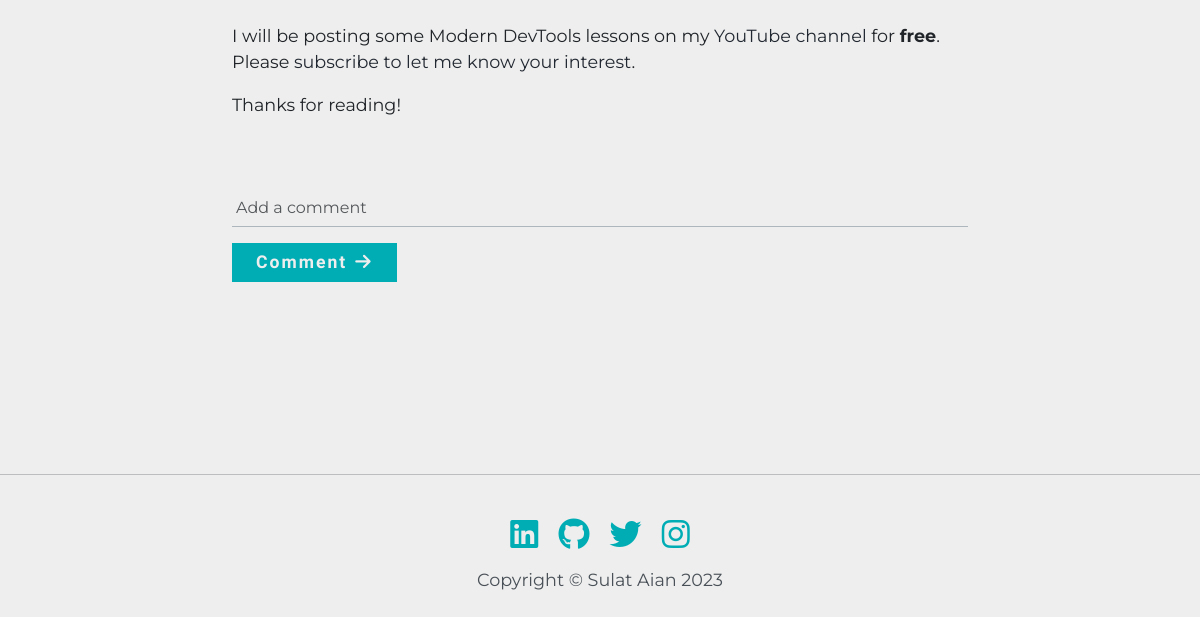
Page /view-post/5 (lower part) on the earlier database version.
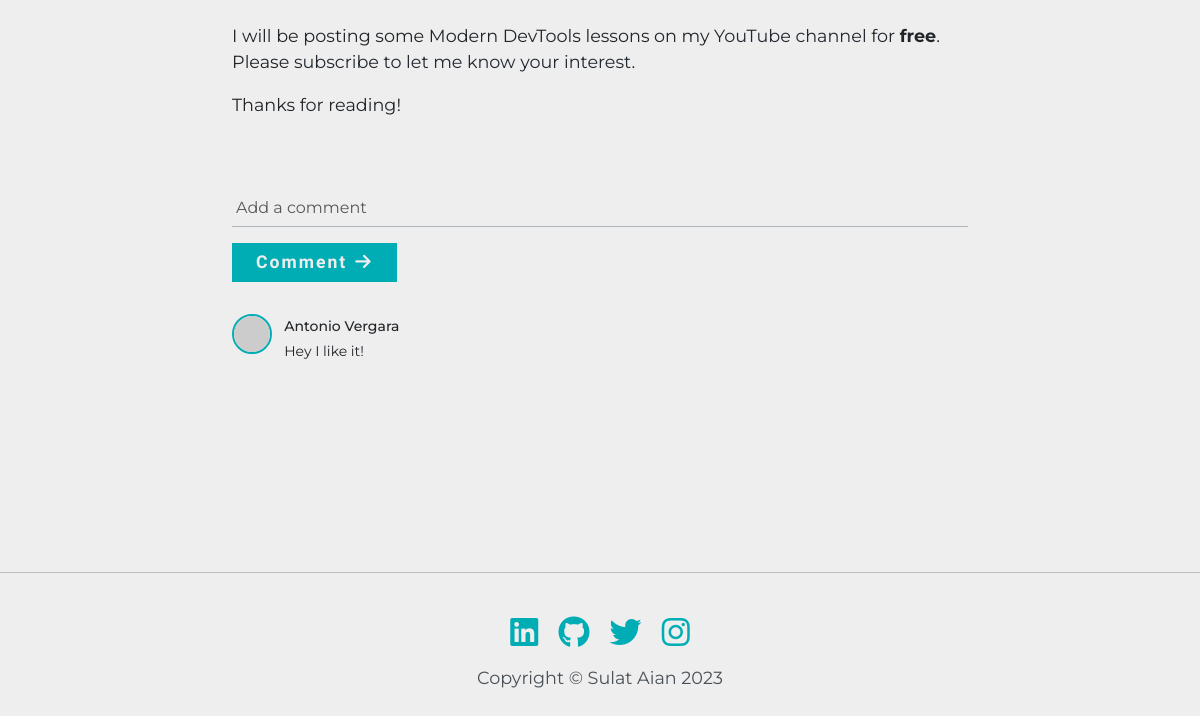
Same page on the later database version.
### main.py (models this page shows)
class BlogPost(db.Model):
    __tablename__ = "blog_posts"
    id = db.Column(db.Integer, primary_key=True)
    author_id = db.Column(db.Integer, db.ForeignKey("users.id"))
    author = relationship("User", back_populates="posts")
    title = db.Column(db.String(250), unique=True, nullable=False)
    subtitle = db.Column(db.String(250), nullable=False)
    img_url = db.Column(db.String(250), nullable=False)
    body = db.Column(db.Text, nullable=False)
    date = db.Column(db.String(250), nullable=False)
    comments = relationship("Comment", back_populates="parent_post")

class Comment(db.Model):
    __tablename__ = "comments"
    id = db.Column(db.Integer, primary_key=True)
    author_id = db.Column(db.Integer, db.ForeignKey("users.id"))
    comment_author = relationship("User", back_populates="comments")
    post_id = db.Column(db.Integer, db.ForeignKey("blog_posts.id"))
    parent_post = relationship("BlogPost", back_populates="comments")
    text = db.Column(db.Text, nullable=False)

class User(UserMixin, db.Model):
    __tablename__ = "users"
    id = db.Column(db.Integer, primary_key=True)
    name = db.Column(db.String(100), nullable=False)
    email = db.Column(db.String(100), unique=True, nullable=False)
    password = db.Column(db.String(100), nullable=False)
    posts = relationship("BlogPost", back_populates="author")
    comments = relationship("Comment", back_populates="comment_author")

### main.py (the view, shortened to what this page needs)
@app.route("/view-post/<int:post_id>", methods=["GET", "POST"])
def view_post(post_id):
    form = CommentForm()
    requested_post = BlogPost.query.get_or_404(post_id)
    return render_template(
        "view-post.html",
        post=requested_post,
        current_user=current_user,
        form=form,
        title="View Post",
    )

### forms.py
class CommentForm(FlaskForm):
    comment = StringField(
        "Comment",
        validators=[DataRequired()],
        render_kw={"placeholder": "Add a comment"},
    )
    submit = SubmitField("Comment")

### templates/view-post.html (shortened to what this page needs)
{% extends "base.html" %}
{% block content %}
    <section id="view-post-section">
        <div class="row justify-content-evenly">
            <div class="col-lg-8">
                <div class="card bg-transparent post-item border-0 mb-5">
                    <div class="card-body px-0">
                        <p class="card-text my-4 text-dark-emphasis">{{ post.body | safe }}</p>
                        <form class="mt-5 pt-4" method="POST" action="{{ url_for('view_post', post_id=post.id) }}" novalidate>
                            {{ form.comment(class="form-control bg-transparent rounded-0 border-bottom shadow-none border-dark-subtle pb-15 px-1") }}
                            <button type="submit" class="btn px-4 py-2 rounded-0 my-3">Comment<i class="fa-solid fa-arrow-right ms-2"></i></button>
                        </form>
                        <div class="comment">
                            {% for comment in post.comments %}
                                <ul class="commentList mt-3">
                                    <li>
                                        <div class="commenter-image d-inline-block align-top">
                                            <img class="me-2 border border-2" src="{{ comment.comment_author.email | gravatar }}"/>
                                        </div>
                                        <div class="d-inline-block">
                                            <span class="sub-text">{{ comment.comment_author.name}}</span>
                                            <p class="comment-text">{{ comment.text | safe}}</p>
                                        </div>
                                    </li>
                                </ul>
                            {% endfor %}
                        </div>
                    </div>
                </div>
            </div>
        </div>
    </section>
{% endblock %}

### templates/base.html (shortened to what this page needs)
<!DOCTYPE html>
<html lang="en">
<head>
    <link rel="stylesheet" href="https://cdn.jsdelivr.net/npm/bootstrap@5.3.0-alpha1/dist/css/bootstrap.min.css">
    <link rel="stylesheet" href="{{ url_for('static', filename = 'css/styles.css') }}">
</head>
<body>
    <div class="container pt-4 mt-5">
    {% block content %} {% endblock %}
    </div>
    <footer id="footer" class="text-center mt-5 pt-5 pb-3 social-links">
        <hr id="footer-hr" class="mb-5">
        <ul class="pb-1">
            <li class="d-inline-block"><a href="https://www.linkedin.com/in/crisaianvergara/" target="_blank"><i class="fa-brands fa-linkedin fa-2xl mx-2"></i></a></li>
            <li class="d-inline-block"><a href="https://github.com/crisaianvergara" target="_blank"><i class="fa-brands fa-github fa-2xl mx-2"></i></i></a></li>
            <li class="d-inline-block"><a href="https://twitter.com/The21stKuruno" target="_blank"><i class="fa-brands fa-twitter fa-2xl mx-2"></i></i></a></li>
            <li class="d-inline-block"><a href="https://www.instagram.com/aian.vergara/" target="_blank"><i class="fa-brands fa-instagram fa-2xl mx-2"></i></a></li>
        </ul>
        <p class="text-dark-emphasis">Copyright © Sulat Aian <span id="year">current year</span></p>
    </footer>
</body>
</html>

### static/css/styles.css (style rules this page uses)
body { color: #222831; background-color: #EEEEEE; font-family: 'Montserrat', sans-serif; }
h1, h2, h3, h4, h5, h6 { font-family: 'Barlow Condensed', sans-serif; font-weight: 500; }
h1 { font-size: 3rem; line-height: 6rem; }
p { font-size: 1.1rem; line-height: 1.65rem; }
ul { list-style: none; padding-left: 0; }
a { color: #222831; text-decoration: none; }
img { max-width: 100% !important; max-height: auto !important; }
i { color: #00ADB5; }
.btn { background-color: #00ADB5; border: 0; color: #EEEEEE; font-family: 'Barlow Condensed', sans-serif; font-size: 1.1rem; font-weight: 600; letter-spacing: 2px; line-height: 1.40625rem; }
.btn i { color: #EEEEEE; }
#make-post-section input, #contact-section input, #view-post-section input { border: 0; }
.comment img { border-color: #00ADB5 !important; border-radius: 100%; width: 40px; }
.sub-text { font-size: 0.875rem; font-weight: 500; }
.comment-text { font-size: 0.875rem; }

Differences in the rows shown:
added Comment: comment_author.name "Antonio Vergara", text "Hey I like it!"
